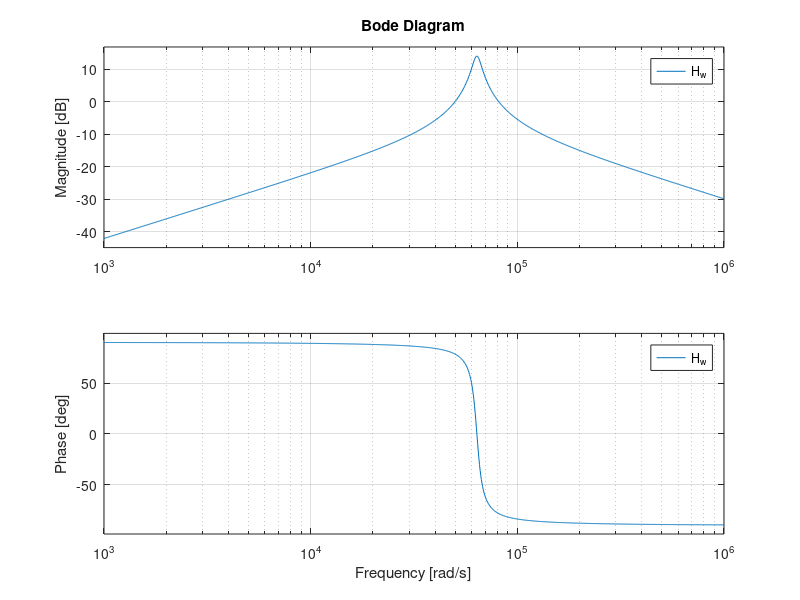

The MATLAB source for this figure:
%% 
%212 Design Project part A
%Kevin Nguyen

C = (0.01e-6);
R = 1569.6;
R_1 = 3139.2;
R_2 = 15696;
R_u = 5000;

K = 5;
B = 1/(R_2*C);
w0 = 1/(R*C);

% H(jw) function
s = tf('s');
H_w = ((K*(s*B)) / (s^2 + s*B + w0^2));

figure; 

bode(H_w);
